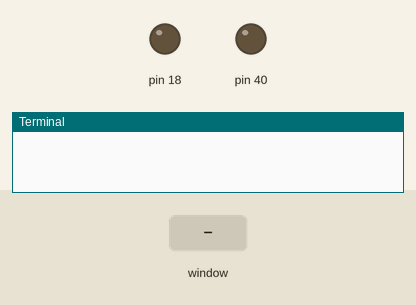
Simulated run of this program. Board: Raspberry Pi (header pin numbers). On the bench: output pins drawn as LEDs (lit = HIGH), the last lines printed to the terminal. Dashed ring = blinking. The inputs (shaded band) are chosen by the test bench. The desktop window is not drawn, its controls go by their first labels and the mouse button is held 0.15 s.

Above: at 1.8 s.
1.9 s: control labelled "Blink Led 40" in the window clicked
At 2.0 s:
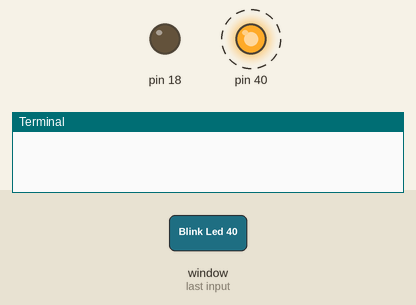
4.9 s: control labelled "Blink Led 18" in the window clicked
At 5.0 s:
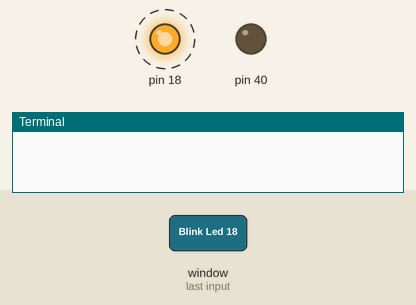
7.9 s: control labelled "Click !!" in the window clicked
At 8.7 s:
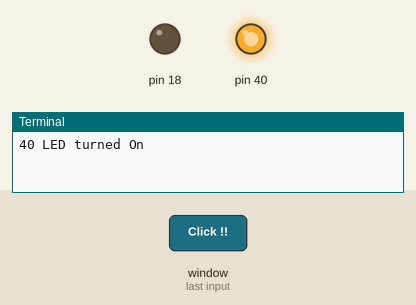
9.4 s: control no. 2 labelled "Click !!" in the window clicked
At 9.9 s:
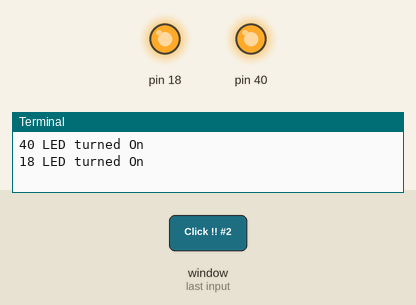
Timing chart, 0 to 11.9 s (numbered marks = the images above; inputs shaded):
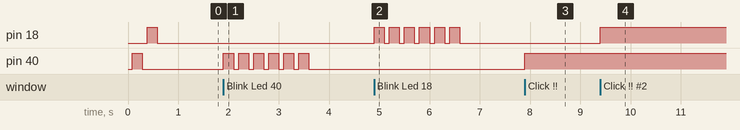

Measured:
- after the input at 1.9 s, pin 40: alternates HIGH for 0.20 s and LOW for 0.10 s, 12 changes in all, then stays LOW, starting at once
- after the input at 4.9 s, pin 18: alternates HIGH for 0.20 s and LOW for 0.10 s, 12 changes in all, then stays LOW, starting at once
- after the input at 7.9 s, pin 40: LOW → HIGH at once
- after the input at 9.4 s, pin 18: LOW → HIGH at once

The program:

MyGui2_1_Gride.py
```python
#! /usr/bin/python3

from tkinter import *
from tkinter import font
import tkinter as tk
import RPi.GPIO as GPIO
import time
from functools import partial
# Hard
GPIO.setmode(GPIO.BOARD)
GPIO.setup (40, GPIO.OUT)
GPIO.output(40, GPIO.LOW)
GPIO.setup (18, GPIO.OUT)
GPIO.output(18, GPIO.LOW)

# Top
win = tk.Tk()
win.title("GUI GPIO")
#win.geometry('600x380')
#appHighlightFont= font.Font(family='Helvetica', size = 12, weight = 'bold')
myFont = font.Font(family = 'Helvetica', size = 12, weight = 'bold')
font.families()

def ledToggle(pin):
        if GPIO.input(pin) :
                GPIO.output(pin,GPIO.LOW)
                upBtT1("LED OFF",pin)
                print( str(pin)+ ' LED turned Off')
                #ledButton1["text"] = "LED ON"
        else:
                GPIO.output(pin,GPIO.HIGH)
                upBtT1("LED ON",pin)
                print( str(pin)+ ' LED turned On')
                #ledButton1["text"] = "LED OFF"
def upBtT1(t,pi):
	if pi==40 :
		bt_var1.set(t)
	if pi==18 :
		bt_var2.set(t)
bt_var1=StringVar()
bt_var2=StringVar()
upBtT1("Click !!",18)
upBtT1("Click !!",40)

def exitProgram():
        print("Exit Button pressed")
        GPIO.cleanup()
        win.quit()
#modif
def blink2(pin):
        for i in range(0,6):
                blink(pin)
        #blink(40)

def blink(pin):
        GPIO.output(pin,GPIO.HIGH)
        time.sleep(0.2)
        GPIO.output(pin,GPIO.LOW)
        time.sleep(0.1)
        #return
# blink GPIO40 & GPIO18 4 Times
#for i in range(0,3):
blink(40)
blink(18)
#GPIO.cleanup()


def upBtT():
	bt_var.set("b")
bt_var=StringVar()


#layOut


Button(win,textvariable=bt_var1, font = myFont, height = 2, width =8 ,
	command = partial(ledToggle,40)
	).grid(column=2, row=1)
Button(win,textvariable=bt_var2, font = myFont, height = 2, width =8 ,
	command = partial(ledToggle,18)
	).grid(column=2, row=2)


ledButton2 = Button(win, text = "Blink Led 40", font = myFont, height = 2, width =8 ,
	command = partial(blink2,40)
	).grid(column=2, row=3)

ledButton3 = Button(win, text = "Blink Led 18", font = myFont , height = 2, width =8 ,
	command = partial(blink2,18)
	).grid(column=2, row=4)

exitButton  = Button(win, text = "Exit", 	font = myFont , height =2 , width = 6,
	command = exitProgram
	).grid(column=1, row=5)


Label(win, text="Toggel LED 1 :").grid(column=1, row=1)
Label(win, text="Toggel LED 2 :").grid(column=1, row=2)

Label(win, text="Blink_40 LED 1 :").grid(column=1, row=3)
Label(win, text="Blink_18 LED 2 :").grid(column=1, row=4)

Entry(win, text = "", font = myFont ).grid(column=2, row=5)


mainloop()
```
